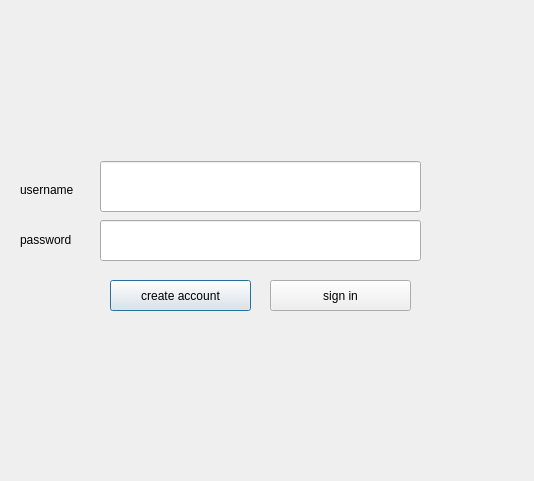
<?xml version="1.0" encoding="UTF-8"?>
<ui version="4.0">
 <class>login</class>
 <widget class="QDialog" name="login">
  <property name="geometry">
   <rect>
    <x>0</x>
    <y>0</y>
    <width>534</width>
    <height>481</height>
   </rect>
  </property>
  <property name="windowTitle">
   <string>Dialog</string>
  </property>
  <widget class="QLabel" name="label">
   <property name="geometry">
    <rect>
     <x>20</x>
     <y>180</y>
     <width>71</width>
     <height>20</height>
    </rect>
   </property>
   <property name="styleSheet">
    <string notr="true">font: 75 9pt &quot;MS Shell Dlg 2&quot;;</string>
   </property>
   <property name="text">
    <string>username</string>
   </property>
  </widget>
  <widget class="QLabel" name="label_2">
   <property name="geometry">
    <rect>
     <x>20</x>
     <y>230</y>
     <width>71</width>
     <height>20</height>
    </rect>
   </property>
   <property name="styleSheet">
    <string notr="true">font: 75 9pt &quot;MS Shell Dlg 2&quot;;</string>
   </property>
   <property name="text">
    <string>password</string>
   </property>
  </widget>
  <widget class="QLineEdit" name="username">
   <property name="geometry">
    <rect>
     <x>100</x>
     <y>161</y>
     <width>321</width>
     <height>51</height>
    </rect>
   </property>
  </widget>
  <widget class="QLineEdit" name="password">
   <property name="geometry">
    <rect>
     <x>100</x>
     <y>220</y>
     <width>321</width>
     <height>41</height>
    </rect>
   </property>
  </widget>
  <widget class="QPushButton" name="pushButton">
   <property name="geometry">
    <rect>
     <x>110</x>
     <y>280</y>
     <width>141</width>
     <height>31</height>
    </rect>
   </property>
   <property name="styleSheet">
    <string notr="true">font: 10pt &quot;MS Shell Dlg 2&quot;;</string>
   </property>
   <property name="text">
    <string>create account</string>
   </property>
  </widget>
  <widget class="QLabel" name="label_3">
   <property name="geometry">
    <rect>
     <x>-40</x>
     <y>-50</y>
     <width>581</width>
     <height>551</height>
    </rect>
   </property>
   <property name="text">
    <string/>
   </property>
   <property name="pixmap">
    <pixmap>../../../Downloads/257642694_414147036844992_7620074074653308369_n.png</pixmap>
   </property>
  </widget>
  <widget class="QPushButton" name="pushButton_2">
   <property name="geometry">
    <rect>
     <x>270</x>
     <y>280</y>
     <width>141</width>
     <height>31</height>
    </rect>
   </property>
   <property name="styleSheet">
    <string notr="true">font: 9pt &quot;MS Shell Dlg 2&quot;;</string>
   </property>
   <property name="text">
    <string>sign in</string>
   </property>
  </widget>
  <zorder>label_3</zorder>
  <zorder>label</zorder>
  <zorder>label_2</zorder>
  <zorder>username</zorder>
  <zorder>password</zorder>
  <zorder>pushButton</zorder>
  <zorder>pushButton_2</zorder>
 </widget>
 <resources/>
 <connections/>
</ui>
